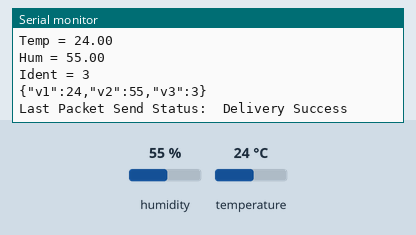
Recording of a sketch running on a simulated ESP32. Parts: the last lines printed to the serial monitor. The test bench sets the inputs (shaded band); at power-on: humidity 55 %, temperature 24 °C.

Above: at 4.8 s.
4.9 s: humidity set to 22 %
At 8.7 s:
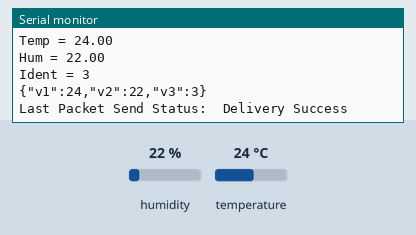
9.9 s: temperature set to 12 °C
At 12.6 s:
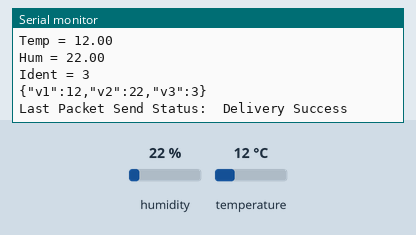
14.9 s: humidity set to 40 %
At 16.5 s:
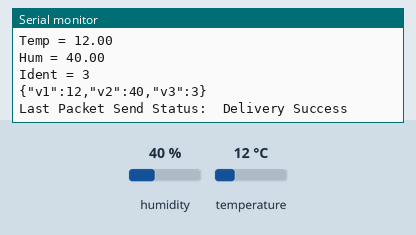
Timing chart, 0 to 18.0 s (numbered marks = the images above; inputs shaded):
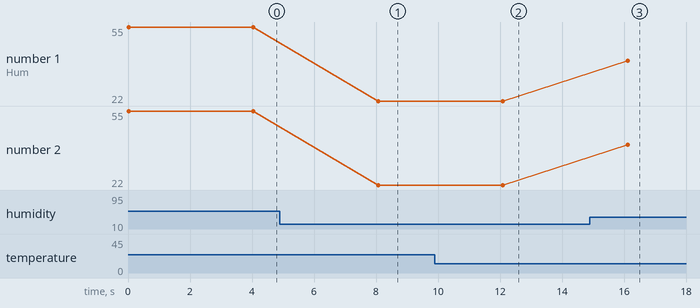

Measured:
- after the input at 4.9 s, the serial monitor: prints a new line after 3.2 s (image 1)
- after the input at 9.9 s, the serial monitor: prints a new line after 2.2 s (image 2)
- after the input at 14.9 s, the serial monitor: prints a new line after 1.2 s (image 3)
- plotted number 1: 55 → 22 after the input at 4.9 s, 22 → 40 after the input at 14.9 s
- plotted number 2: 55 → 22 after the input at 4.9 s, 22 → 40 after the input at 14.9 s

The sketch:

End-Node_ESP_3.ino
```cpp
/*
Code for END NODE ESP1
This ESP will SEND Temprature to Coordinator ESP using ESP-NOW
Also it will RECIEVE data from Coordinator ESP using ESP-NOW

*  Developed by  Jay Joshi
*  github.com/JayJoshi16

*/
#include <esp_now.h>
#include <WiFi.h>
uint8_t broadcastAddress[] = {0xFF, 0xFF, 0xFF, 0xFF, 0xFF, 0xFF}; //Coordinator ESP MAC address

#include <DHT.h>
#define DHT11PIN 15                  // DHT11 on GPIO 5
DHT dht(DHT11PIN, DHT11);

#include <ArduinoJson.h>
String recv_jsondata;
String send_jsondata;
StaticJsonDocument<256> doc_to_espnow;
StaticJsonDocument<256> doc_from_espnow;

void OnDataSent(const uint8_t *mac_addr, esp_now_send_status_t status) {
  Serial.print("\r\nLast Packet Send Status:\t");
  Serial.println(status == ESP_NOW_SEND_SUCCESS ? "Delivery Success" : "Delivery Fail");
}


void setup() {

  dht.begin();
  Serial.begin(115200);

  WiFi.mode(WIFI_STA);
  if (esp_now_init() != ESP_OK) {
    Serial.println("Error initializing ESP-NOW");
    return;
  }
  esp_now_register_send_cb(OnDataSent);

 esp_now_peer_info_t peerInfo;
  memset(&peerInfo, 0, sizeof(peerInfo));
  for (int ii = 0; ii < 6; ++ii )
  {
    peerInfo.peer_addr[ii] = (uint8_t) broadcastAddress[ii];
  }
  peerInfo.channel = 0;
  peerInfo.encrypt = false;

  // Add peer
  if (esp_now_add_peer(&peerInfo) != ESP_OK) {
    Serial.println("Failed to add peer");
    return;
  }
}

void loop() {
                                                  // Sending Tempreature Every 4 Seconds
  float temp = dht.readTemperature();
  float hum = dht.readHumidity();
  int ident = 3;                           // change to unique identity number for each sensor
  doc_to_espnow["v1"] = temp;                       // Creating JSON data. Here { v1 : 28.55 }
  doc_to_espnow["v2"] = hum;                       // Creating JSON data. Here { v2 : 34.35 }
  doc_to_espnow["v3"] = ident;
  serializeJson(doc_to_espnow, send_jsondata);
  esp_now_send(broadcastAddress, (uint8_t *) send_jsondata.c_str(), send_jsondata.length());

      Serial.print("Temp = ");
      Serial.println(temp);
      Serial.print("Hum = ");
      Serial.println(hum);
      Serial.print("Ident = ");
      Serial.println(ident);
                                                    // Sending it to Coordinater ESP
  Serial.println(send_jsondata);
  send_jsondata = "";
  delay(4000);
}
```
